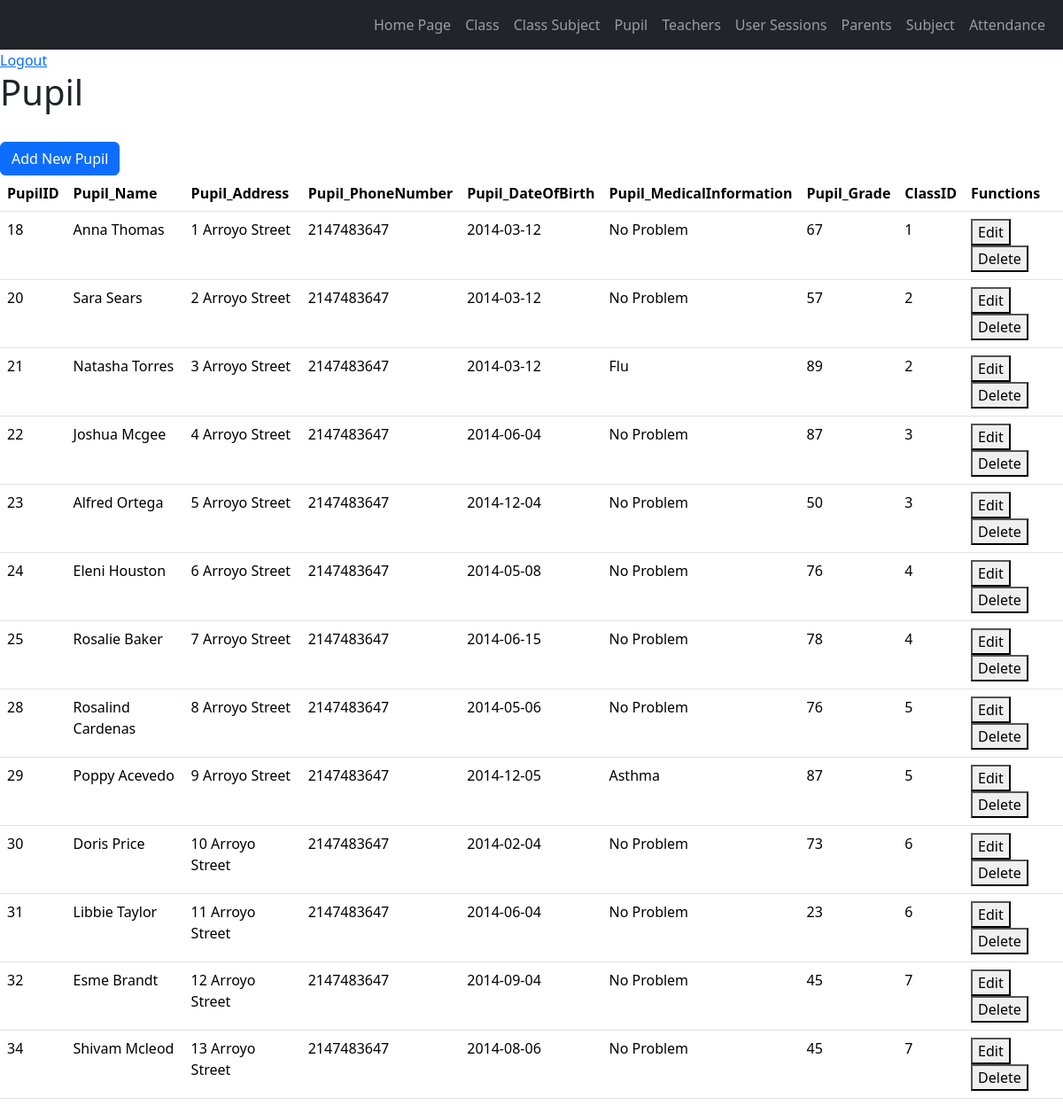
The app's page /test1/Pupil.php (signed in) with its own data.
### tables this page shows
CREATE TABLE `pupil` (
  `PupilID` int(11) NOT NULL,
  `Pupil_Name` varchar(255) NOT NULL,
  `Pupil_Address` varchar(255) NOT NULL,
  `Pupil_PhoneNumber` int(11) NOT NULL,
  `Pupil_DateOfBirth` date NOT NULL,
  `Pupil_MedicalInformation` varchar(255) NOT NULL,
  `Pupil_Grade` varchar(50) NOT NULL,
  `ClassID` int(11) NOT NULL
);

### test1/Pupil.php (the view, shortened to what this page needs)
<?php
include("functions.php");
?>
<!DOCTYPE html>
<html lang="en">
<head>
    <link href="https://cdn.jsdelivr.net/npm/bootstrap@5.3.1/dist/css/bootstrap.min.css" rel="stylesheet">
</head>
<body>
<header>
        <nav class="navbar navbar-expand-sm navbar-dark bg-dark">
            <div class="container-fluid">
                <div class="collapse navbar-collapse" id="collapsibleNavbar">
                    <ul class="navbar-nav ms-auto">
                        <li class="nav-item">
                            <a class="nav-link underline-on-hover" href="index.php">Home Page</a>
                        </li>
                        <li class="nav-item">
                            <a class="nav-link underline-on-hover" href="Class.php">Class</a>
                        </li>
                        <li class="nav-item">
                            <a class="nav-link underline-on-hover" href="ClassSubject.php">Class Subject</a>
                        </li>
                        <li class="nav-item">
                            <a class="nav-link underline-on-hover" href="Pupil.php">Pupil</a>
                        </li>
                        <li class="nav-item">
                            <a class="nav-link underline-on-hover" href="Teacher.php">Teachers</a>
                        </li>
                        <li class="nav-item">
                            <a class="nav-link underline-on-hover" href="UserSessions.php">User Sessions</a>
                        </li>
                        <li class="nav-item">
                            <a class="nav-link underline-on-hover" href="Parents.php">Parents</a>
                        </li>
                        <li class="nav-item">
                            <a class="nav-link underline-on-hover" href="Subject.php">Subject</a>
                        </li>
                        <li class="nav-item">
                            <a class="nav-link underline-on-hover" href="Attendance.php">Attendance</a>
                        </li>
                    </ul>
                </div>
            </div>
        </nav>
    </header>
    <a href="logout.php">Logout</a>
    <h1>Pupil</h1>
    <br>
    <a class="btn btn-primary" href="AddNewPupil.php" role="button">Add New Pupil</a>
    <table class="table">
        <thead>
            <tr>
                <th>PupilID</th>
                <th>Pupil_Name</th>
                <th>Pupil_Address</th>
                <th>Pupil_PhoneNumber</th>
                <th>Pupil_DateOfBirth</th>
                <th>Pupil_MedicalInformation</th>
                <th>Pupil_Grade</th>
                <th>ClassID</th>
                <th>Functions</th>
            </tr>
        </thead>
        <tbody>
        <?php
            $sql = "SELECT * FROM pupil";
            $result = $connection -> query($sql);
            while ($row = $result -> fetch_assoc()) {
                echo "<tr>
                    <td>" . $row["PupilID"] . "</td>
                    <td>" . $row["Pupil_Name"] . "</td>
                    <td>" . $row["Pupil_Address"] . "</td>
                    <td>" . $row["Pupil_PhoneNumber"] . "</td>
                    <td>" . $row["Pupil_DateOfBirth"] . "</td>
                    <td>" . $row["Pupil_MedicalInformation"] . "</td>
                    <td>" . $row["Pupil_Grade"] . "</td>
                    <td>" . $row["ClassID"] . "</td>
                    <td>
                        <button onclick=\"location.href='EditPupil.php?action=EditPupil&PupilID={$row['PupilID']}'\">Edit</button>
                        <button onclick=\"location.href='DeletePupil.php?action=DeletePupil&PupilID={$row['PupilID']}'\">Delete</button>
                    </td>
                </tr>";
            }
            ?>
        </tbody>
    </table>
</body>
</html>

### records on screen
pupil: PupilID "18", Pupil_Name "Anna Thomas", Pupil_Address "1 Arroyo Street", Pupil_PhoneNumber "2147483647", Pupil_DateOfBirth "2014-03-12", Pupil_MedicalInformation "No Problem", Pupil_Grade "67", ClassID "1"
pupil: PupilID "20", Pupil_Name "Sara Sears", Pupil_Address "2 Arroyo Street", Pupil_PhoneNumber "2147483647", Pupil_DateOfBirth "2014-03-12", Pupil_MedicalInformation "No Problem", Pupil_Grade "57", ClassID "2"
pupil: PupilID "21", Pupil_Name "Natasha Torres", Pupil_Address "3 Arroyo Street", Pupil_PhoneNumber "2147483647", Pupil_DateOfBirth "2014-03-12", Pupil_MedicalInformation "Flu", Pupil_Grade "89", ClassID "2"
pupil: PupilID "22", Pupil_Name "Joshua Mcgee", Pupil_Address "4 Arroyo Street", Pupil_PhoneNumber "2147483647", Pupil_DateOfBirth "2014-06-04", Pupil_MedicalInformation "No Problem", Pupil_Grade "87", ClassID "3"
pupil: PupilID "23", Pupil_Name "Alfred Ortega", Pupil_Address "5 Arroyo Street", Pupil_PhoneNumber "2147483647", Pupil_DateOfBirth "2014-12-04", Pupil_MedicalInformation "No Problem", Pupil_Grade "50", ClassID "3"
pupil: PupilID "24", Pupil_Name "Eleni Houston", Pupil_Address "6 Arroyo Street", Pupil_PhoneNumber "2147483647", Pupil_DateOfBirth "2014-05-08", Pupil_MedicalInformation "No Problem", Pupil_Grade "76", ClassID "4"
pupil: PupilID "25", Pupil_Name "Rosalie Baker", Pupil_Address "7 Arroyo Street", Pupil_PhoneNumber "2147483647", Pupil_DateOfBirth "2014-06-15", Pupil_MedicalInformation "No Problem", Pupil_Grade "78", ClassID "4"
pupil: PupilID "28", Pupil_Name "Rosalind Cardenas", Pupil_Address "8 Arroyo Street", Pupil_PhoneNumber "2147483647", Pupil_DateOfBirth "2014-05-06", Pupil_MedicalInformation "No Problem", Pupil_Grade "76", ClassID "5"
pupil: PupilID "29", Pupil_Name "Poppy Acevedo", Pupil_Address "9 Arroyo Street", Pupil_PhoneNumber "2147483647", Pupil_DateOfBirth "2014-12-05", Pupil_MedicalInformation "Asthma", Pupil_Grade "87", ClassID "5"
pupil: PupilID "30", Pupil_Name "Doris Price", Pupil_Address "10 Arroyo Street", Pupil_PhoneNumber "2147483647", Pupil_DateOfBirth "2014-02-04", Pupil_MedicalInformation "No Problem", Pupil_Grade "73", ClassID "6"
pupil: PupilID "31", Pupil_Name "Libbie Taylor", Pupil_Address "11 Arroyo Street", Pupil_PhoneNumber "2147483647", Pupil_DateOfBirth "2014-06-04", Pupil_MedicalInformation "No Problem", Pupil_Grade "23", ClassID "6"
pupil: PupilID "32", Pupil_Name "Esme Brandt", Pupil_Address "12 Arroyo Street", Pupil_PhoneNumber "2147483647", Pupil_DateOfBirth "2014-09-04", Pupil_MedicalInformation "No Problem", Pupil_Grade "45", ClassID "7"
pupil: PupilID "34", Pupil_Name "Shivam Mcleod", Pupil_Address "13 Arroyo Street", Pupil_PhoneNumber "2147483647", Pupil_DateOfBirth "2014-08-06", Pupil_MedicalInformation "No Problem", Pupil_Grade "45", ClassID "7"
